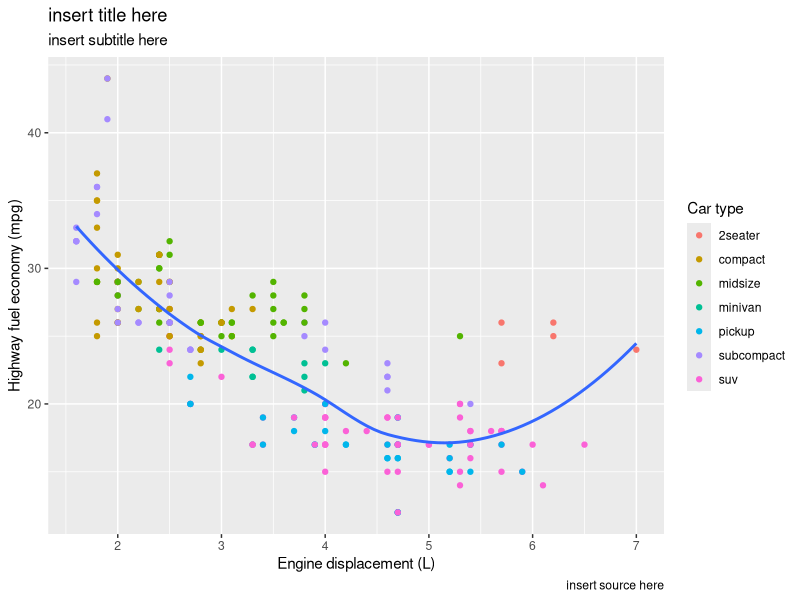
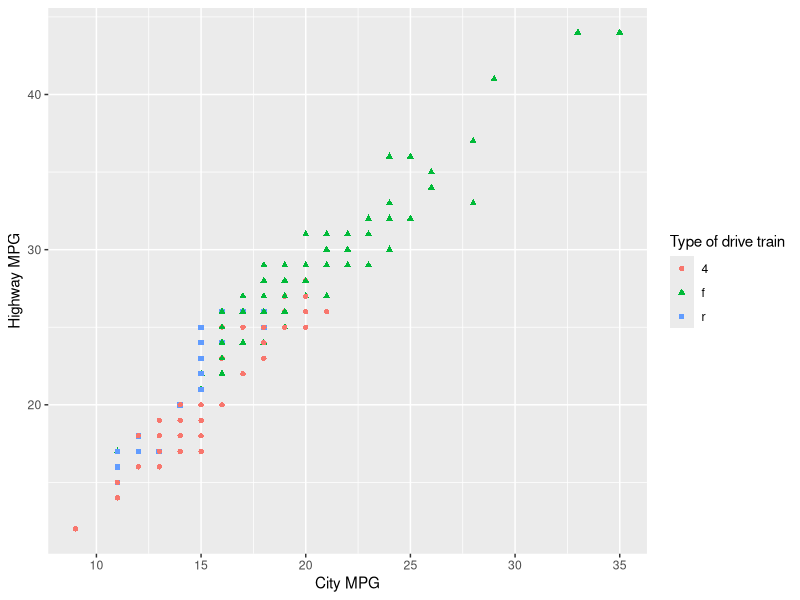
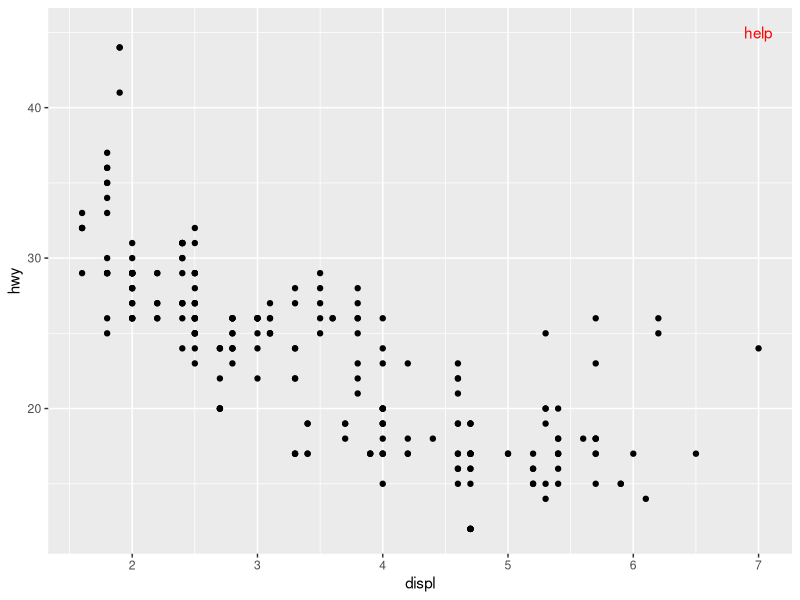
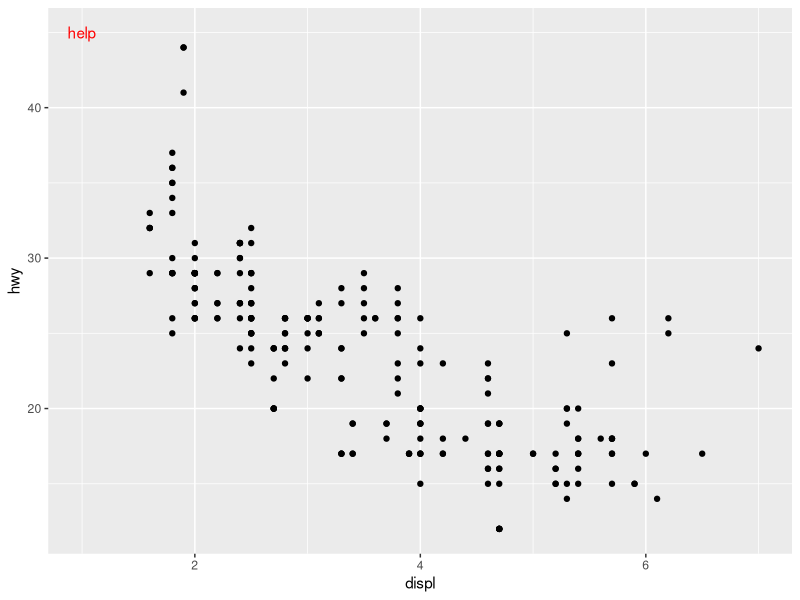
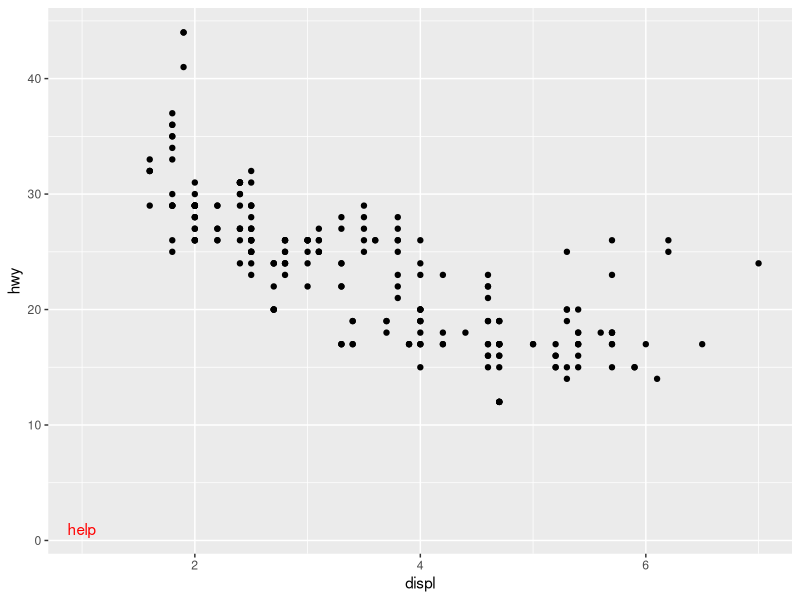
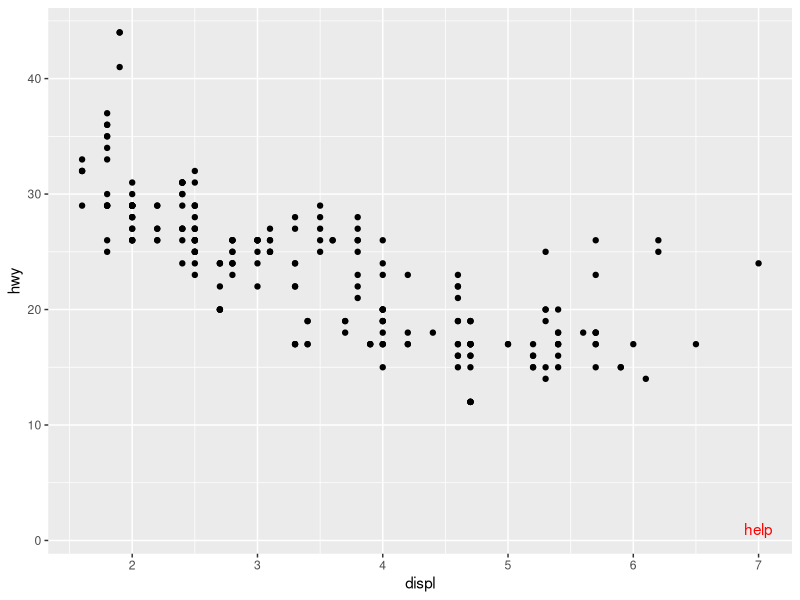
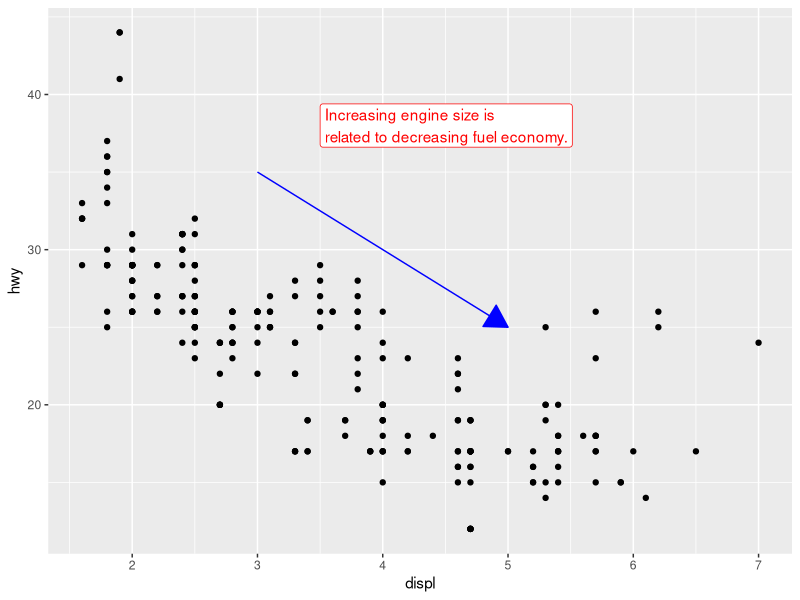
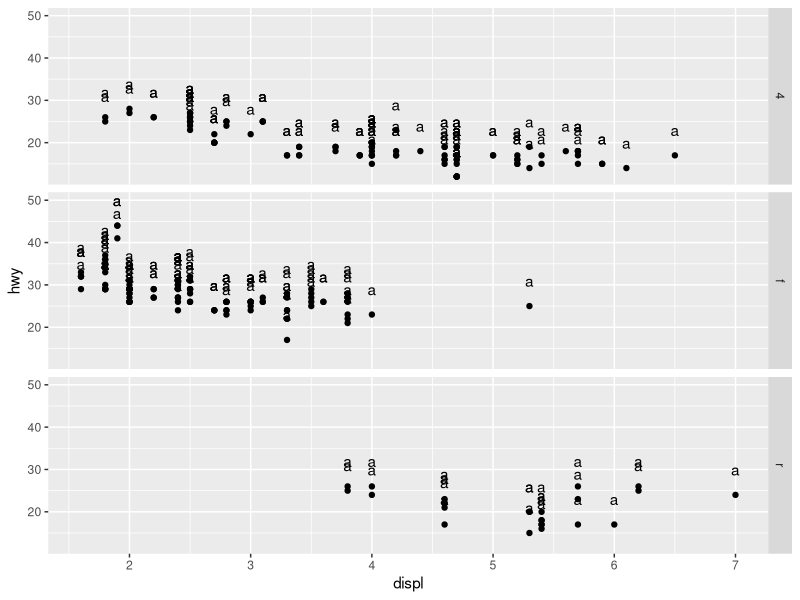

The R source for these figures, in order:
## ---- chunk 1
library(scales)
library(tidyverse)
library(lubridate)
library(ggrepel)
library(patchwork)
library(ggthemes)
## ---- chunk 2
ggplot(mpg, aes(x = displ, y = hwy)) +
  geom_point(aes(color = class)) +
  geom_smooth(se = FALSE) +
  labs( title = "insert title here",
        subtitle = "insert subtitle here",
        caption = "insert source here",
    x = "Engine displacement (L)",
    y = "Highway fuel economy (mpg)",
    color = "Car type"
  )
## ---- chunk 3
mpg |> ggplot(aes(x = cty, y = hwy, color = drv, shape = drv)) +
  geom_point() +
  labs(x = "City MPG",
        y = "Highway MPG",
        shape = "Type of drive train",
       color = "Type of drive train"
       )
## ---- chunk 4
ggplot(mpg, aes(x = displ, y = hwy)) +
  geom_point() +
 annotate(geom = "text",
          x = 7, y = 45, label = "help",
          color = "red")
## ---- chunk 5
ggplot(mpg, aes(x = displ, y = hwy)) +
  geom_point() +
 annotate(geom = "text",
          x = 1, y = 45, label = "help",
          color = "red")
## ---- chunk 6
ggplot(mpg, aes(x = displ, y = hwy)) +
  geom_point() +
 annotate(geom = "text",
          x = 1, y = 1, label = "help",
          color = "red")
## ---- chunk 7
ggplot(mpg, aes(x = displ, y = hwy)) +
  geom_point() +
 annotate(geom = "text",
          x = 7, y = 1, label = "help",
          color = "red")
## ---- chunk 8
ggplot(mpg, aes(x = displ, y = hwy)) +
  geom_point() +
  annotate(
    geom = "label", x = 3.5, y = 38,
    label = "Increasing engine size is \nrelated to decreasing fuel economy.",
    hjust = "left", color = "red"
  ) +
  annotate(
    geom = "segment",
    x = 3, y = 35, xend = 5, yend = 25, color = "blue",
    arrow = arrow(type = "closed")
  )
## ---- chunk 9
ggplot(mpg, aes(x = displ, y = hwy)) +
  geom_point() +
  facet_grid(vars(drv)) +
  geom_text(label = "a", nudge_y = 6)


ggplot(mpg, aes(x = displ, y = hwy)) +
  geom_point(alpha = 0.1) +
  facet_wrap(~drv) +
  geom_text(data = mpg |> 
              filter(drv == "f"), aes(label = drv), nudge_x = 1)



ggplot(mpg, aes(x = displ, y = hwy)) +
  geom_point(alpha = 0.1) +
  facet_wrap(~drv) +
  geom_text(data = mpg |> filter(drv == "f"), aes(label = drv), nudge_x = 1) +
   geom_text(data = mpg |> filter(drv == "4"), aes(label = drv), nudge_x = 1) +
   geom_text(data = mpg |> filter(drv == "r"), aes(label = drv), nudge_x = 1)
## ---- chunk 10
ggplot(mpg,aes(x = hwy, y = displ, color = drv)) +
  geom_point() +
  geom_label(aes(label = drv))
## ---- chunk 11
ggplot(mpg, aes(x = displ, y = hwy)) +
  geom_point() +
  annotate(
    geom = "label", x = 3.5, y = 38,
    label = "Increasing engine size is \nrelated to decreasing fuel economy.",
    hjust = "left", color = "red"
  ) +
  annotate(
    geom = "segment",
    x = 3, y = 35, xend = 5, yend = 25, color = "blue",
    arrow = arrow(type = "closed")
  )

## ---- chunk 12
ggplot(mpg, aes(x = displ, y = hwy)) +
  geom_point() +
  annotate(
    geom = "label", x = 3.5, y = 38,
    label = "Increasing engine size is \nrelated to decreasing fuel economy.",
    hjust = "left", color = "red"
  ) +
  annotate(
    geom = "segment",
    x = 3, y = 35, xend = 5, yend = 25, color = "blue",
    arrow = arrow(type = "open")
  )
## ---- chunk 13
ggplot(mpg, aes(x = displ, y = hwy)) +
  geom_point() +
  annotate(
    geom = "label", x = 3.5, y = 38,
    label = "Increasing engine size is \nrelated to decreasing fuel economy.",
    hjust = "left", color = "red"
  ) +
  annotate(
    geom = "segment",
    x = 3, y = 35, xend = 5, yend = 25, color = "blue",
    arrow = arrow(ends = "first",type = "closed")
  )
## ---- chunk 14
ggplot(mpg, aes(x = displ, y = hwy)) +
  geom_point() +
  annotate(
    geom = "label", x = 3.5, y = 38,
    label = "Increasing engine size is \nrelated to decreasing fuel economy.",
    hjust = "left", color = "red"
  ) +
  annotate(
    geom = "segment",
    x = 3, y = 35, xend = 5, yend = 25, color = "blue",
    arrow = arrow(length = unit(0.70, "inches"),type = "closed")
  )
## ---- chunk 15
df <- tibble(
  x = rnorm(10000),
  y = rnorm(10000)
)

ggplot(df, aes(x, y)) +
  geom_hex() +
  scale_color_gradient(low = "black", high = "red") +
  coord_fixed()
## ---- chunk 16
presidential |>
  mutate(id = 33 + row_number()) |>
  ggplot(aes(x = start, y = id, color = party)) +
  geom_point() +
  geom_segment(aes(xend = end, yend = id)) +
  scale_color_manual(values = c(Republican = "#E81B23", Democratic = "#00AEF3")) +
    scale_x_date(name = "Term", breaks = seq(from = ymd("1953-01-20"), to = ymd("2021-01-20"), by = "4 years"), date_labels = "'%y") +
scale_y_continuous(
  name = "president",
  breaks = 34:45,
  labels = presidential$name
)
## ---- chunk 17
ggplot(diamonds, aes(x = carat, y = price)) +
  geom_point(aes(color = cut), alpha = 1/20) +
    guides(color = guide_legend(override.aes = list(alpha = 1) ) )
## ---- chunk 18
ggplot(diamonds, aes(x = carat, y = price)) +
  geom_point(aes(color = cut), alpha = 1/20) +
    guides(color = guide_legend(override.aes = list(alpha = 1) ) ) +
  theme_economist()
## ---- chunk 19
ggplot(mpg, aes(x = displ, y = hwy)) +
  geom_point() + 
xlab(substitute(paste(bold("something")))) +
  ylab(substitute(paste(bold("something"))))

ggplot(mpg, aes(x = displ, y = hwy)) +
  geom_point() +
  theme(axis.title = element_text(color = "blue",face = "bold"))
## ---- chunk 20
p1 <- ggplot(mpg, aes(x = displ, y = hwy)) + 
  geom_point() + 
  labs(title = "Plot 1")
p2 <- ggplot(mpg, aes(x = drv, y = hwy)) + 
  geom_boxplot() + 
  labs(title = "Plot 2")
p3 <- ggplot(mpg, aes(x = cty, y = hwy)) + 
  geom_point() + 
  labs(title = "Plot 3")

(p1 | p2) / p3
## ---- chunk 21
p3 / (p2 | p1)
